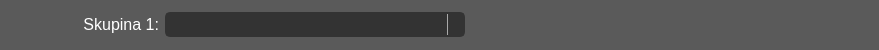
<?xml version="1.0" encoding="UTF-8"?>
<ui version="4.0">
 <class>StackedWidget</class>
 <widget class="QStackedWidget" name="StackedWidget">
  <property name="geometry">
   <rect>
    <x>0</x>
    <y>0</y>
    <width>879</width>
    <height>50</height>
   </rect>
  </property>
  <property name="minimumSize">
   <size>
    <width>0</width>
    <height>50</height>
   </size>
  </property>
  <property name="maximumSize">
   <size>
    <width>16777215</width>
    <height>50</height>
   </size>
  </property>
  <property name="windowTitle">
   <string>StackedWidget</string>
  </property>
  <property name="styleSheet">
   <string notr="true">QFrame {
	background:rgb(90,90,90);
}</string>
  </property>
  <property name="lineWidth">
   <number>0</number>
  </property>
  <property name="currentIndex">
   <number>0</number>
  </property>
  <widget class="QWidget" name="page_group_choose">
   <property name="minimumSize">
    <size>
     <width>0</width>
     <height>50</height>
    </size>
   </property>
   <property name="maximumSize">
    <size>
     <width>16777215</width>
     <height>50</height>
    </size>
   </property>
   <property name="styleSheet">
    <string notr="true">QFrame {
	background:rgb(90,90,90);
}</string>
   </property>
   <layout class="QVBoxLayout" name="verticalLayout_group_choose">
    <property name="spacing">
     <number>0</number>
    </property>
    <property name="leftMargin">
     <number>0</number>
    </property>
    <property name="topMargin">
     <number>0</number>
    </property>
    <property name="rightMargin">
     <number>0</number>
    </property>
    <property name="bottomMargin">
     <number>0</number>
    </property>
    <item>
     <widget class="QFrame" name="frame_group_choose">
      <property name="minimumSize">
       <size>
        <width>0</width>
        <height>50</height>
       </size>
      </property>
      <property name="maximumSize">
       <size>
        <width>16777215</width>
        <height>50</height>
       </size>
      </property>
      <property name="frameShape">
       <enum>QFrame::NoFrame</enum>
      </property>
      <property name="frameShadow">
       <enum>QFrame::Plain</enum>
      </property>
      <property name="lineWidth">
       <number>0</number>
      </property>
      <layout class="QHBoxLayout" name="horizontalLayout_group_choose">
       <property name="spacing">
        <number>6</number>
       </property>
       <property name="topMargin">
        <number>0</number>
       </property>
       <property name="rightMargin">
        <number>0</number>
       </property>
       <property name="bottomMargin">
        <number>0</number>
       </property>
       <item>
        <widget class="QLabel" name="lab_excel_report_load">
         <property name="minimumSize">
          <size>
           <width>150</width>
           <height>20</height>
          </size>
         </property>
         <property name="maximumSize">
          <size>
           <width>16777215</width>
           <height>30</height>
          </size>
         </property>
         <property name="font">
          <font>
           <family>Segoe UI</family>
           <pointsize>16</pointsize>
          </font>
         </property>
         <property name="styleSheet">
          <string notr="true">color:rgb(255,255,255);</string>
         </property>
         <property name="text">
          <string>&lt;html&gt;&lt;head/&gt;&lt;body&gt;&lt;p&gt;&lt;span style=&quot; font-size:12pt; color:#ffffff;&quot;&gt;Skupina 1:&lt;/span&gt;&lt;/p&gt;&lt;/body&gt;&lt;/html&gt;</string>
         </property>
         <property name="alignment">
          <set>Qt::AlignRight|Qt::AlignTrailing|Qt::AlignVCenter</set>
         </property>
        </widget>
       </item>
       <item>
        <widget class="QComboBox" name="combo_excel_group_choose">
         <property name="minimumSize">
          <size>
           <width>300</width>
           <height>25</height>
          </size>
         </property>
         <property name="maximumSize">
          <size>
           <width>500</width>
           <height>25</height>
          </size>
         </property>
         <property name="font">
          <font>
           <family>Segoe UI</family>
           <pointsize>10</pointsize>
          </font>
         </property>
         <property name="styleSheet">
          <string notr="true">QComboBox {
	border: 2px solid rgb(51,51,51);
	border-radius: 5px;	
	color:rgb(255,255,255);
	background-color: rgb(51,51,51);
}

QComboBox:hover {
	border: 2px solid rgb(0,143,170);
	border-radius: 5px;	
	color:rgb(255,255,255);
	background-color: rgb(0,143,170);
}

QComboBox:!editable, QComboBox::drop-down:editable {
	background: rgb(51,51,51);
}

QComboBox:!editable:on, QComboBox::drop-down:editable:on {
    background:rgb(51,51,51);
}

QComboBox:on { /* shift the text when the popup opens */
    padding-top: 3px;
    padding-left: 4px;
}

QComboBox::drop-down {
    subcontrol-origin: padding;
    subcontrol-position: top right;
    width: 15px;

    border-left-width: 1px;
    border-left-color: darkgray;
    border-left-style: solid; /* just a single line */
    border-top-right-radius: 5px; /* same radius as the QComboBox */
    border-bottom-right-radius: 5px;
}

QComboBox::down-arrow {
    image: url(icons/1x/arrow.png);
}

QComboBox::down-arrow:on { /* shift the arrow when popup is open */
    top: 1px;
    left: 1px;
}

QComboBox::drop-down {
    background:rgb(51,51,51);
}

</string>
         </property>
         <property name="sizeAdjustPolicy">
          <enum>QComboBox::AdjustToContents</enum>
         </property>
         <property name="frame">
          <bool>false</bool>
         </property>
         <property name="modelColumn">
          <number>0</number>
         </property>
        </widget>
       </item>
       <item>
        <spacer name="horizontalSpacer">
         <property name="orientation">
          <enum>Qt::Horizontal</enum>
         </property>
         <property name="sizeHint" stdset="0">
          <size>
           <width>355</width>
           <height>20</height>
          </size>
         </property>
        </spacer>
       </item>
      </layout>
     </widget>
    </item>
   </layout>
  </widget>
  <widget class="QWidget" name="page_other">
   <property name="minimumSize">
    <size>
     <width>0</width>
     <height>50</height>
    </size>
   </property>
   <property name="maximumSize">
    <size>
     <width>16777215</width>
     <height>50</height>
    </size>
   </property>
   <property name="styleSheet">
    <string notr="true">QWidget{
	background:rgb(91,90,90);
}
</string>
   </property>
   <layout class="QVBoxLayout" name="verticalLayout_page_other">
    <property name="spacing">
     <number>0</number>
    </property>
    <property name="leftMargin">
     <number>2</number>
    </property>
    <property name="topMargin">
     <number>2</number>
    </property>
    <property name="rightMargin">
     <number>2</number>
    </property>
    <property name="bottomMargin">
     <number>2</number>
    </property>
   </layout>
  </widget>
 </widget>
 <resources/>
 <connections/>
</ui>
